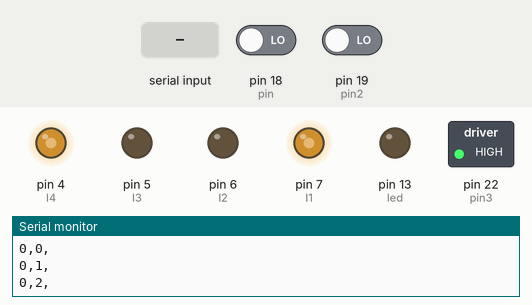
The sketch below on a simulated Arduino Mega 2560, built with avr-gcc and run on an emulated ATmega2560. Parts: switched loads named in the sketch (green lamp = pin HIGH), output pins drawn as LEDs (lit = HIGH), the last lines printed to the serial monitor. Inputs (shaded band) come from the test bench; at power-on: pin 18 (pin) LOW, pin 19 (pin2) LOW.

Above: at 1.2 s.
1.3 s: "0" received over Serial
At 2.2 s:
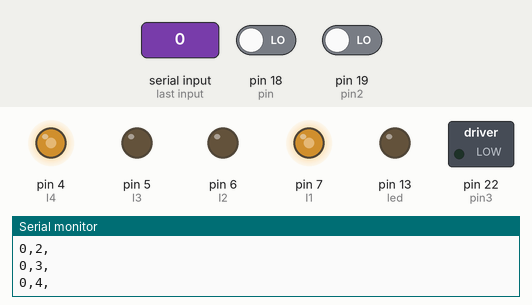
3.0 s: "1" received over Serial
At 3.4 s:
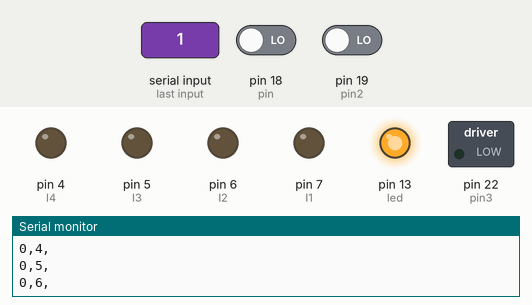
4.5 s: "2" received over Serial
At 5.8 s:
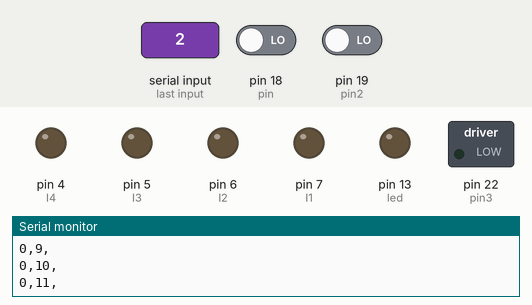
Timing chart, 0 to 7.5 s (numbered marks = the images above; inputs shaded):
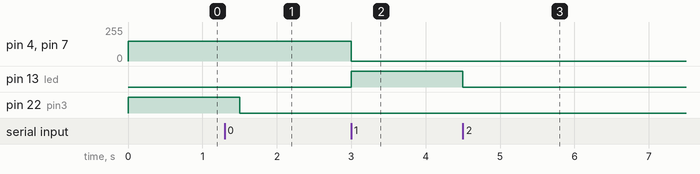

The sketch:

encoder_interrupt2.ino
```cpp
#define I1 7  // Control pin 1 for motor 1
#define I2 6  // Control pin 2 for motor 1
#define I3 5  // Control pin 1 for motor 2
#define I4 4  // Control pin 2 for motor 2

volatile int hits1 = 0;
volatile int hits2 = 0;
int pin = 18;
int pin2 = 19;
int pin3 = 22;
int led = 13;

char x;

void setup() {
  Serial.begin(9600);
  pinMode(pin, INPUT);
   pinMode(pin2, INPUT);
  pinMode(pin3, OUTPUT);
  // put your setup code here, to run once:
  attachInterrupt(5, count1, CHANGE);
  attachInterrupt(4, count2, CHANGE);

    pinMode(I1, OUTPUT);
    pinMode(I2, OUTPUT);
    pinMode(I3, OUTPUT);
    pinMode(I4, OUTPUT);
     pinMode(led, OUTPUT);
  analogWrite(I1, 150);
  analogWrite(I4, 150);
  analogWrite(I3, 0);
  analogWrite(I2, 0);
   digitalWrite(pin3, HIGH);

  }


void loop() {
  // put your main code here, to run repeatedly:
  //Serial.print("Hits1=");
  Serial.print(hits1);
  Serial.print(',');
  //Serial.print(", Hits2=");
  Serial.print(hits2);
  Serial.println(',');

//  int val = digitalRead(18);
//  int val2 = digitalRead(19);
//  Serial.println(val);
//Serial.println(val2);
  count2();
  if (Serial.available() > 0)
    {x = (char) Serial.read();
     // Serial.println('asd');
    if(x=='0')
      digitalWrite(pin3, LOW);
      digitalWrite(led, LOW);

    if(x=='1')
      {  analogWrite(I1, 0);
         analogWrite(I4, 0);
         digitalWrite(led, HIGH);
      }
    }
  delay(500);
}

void count1()
{
 hits1++;
}

void count2()
{
 hits2++;
}
```

Measured:
- after the input at 1.3 s, pin 22 (pin3): HIGH → LOW after 0.20 s
- after the input at 3.0 s, pin 4 (I4), pin 7 (I1): 150/255 → 0/255 at once; pin 13 (led): LOW → HIGH at once
- after the input at 4.5 s, pin 13 (led): HIGH → LOW at once
